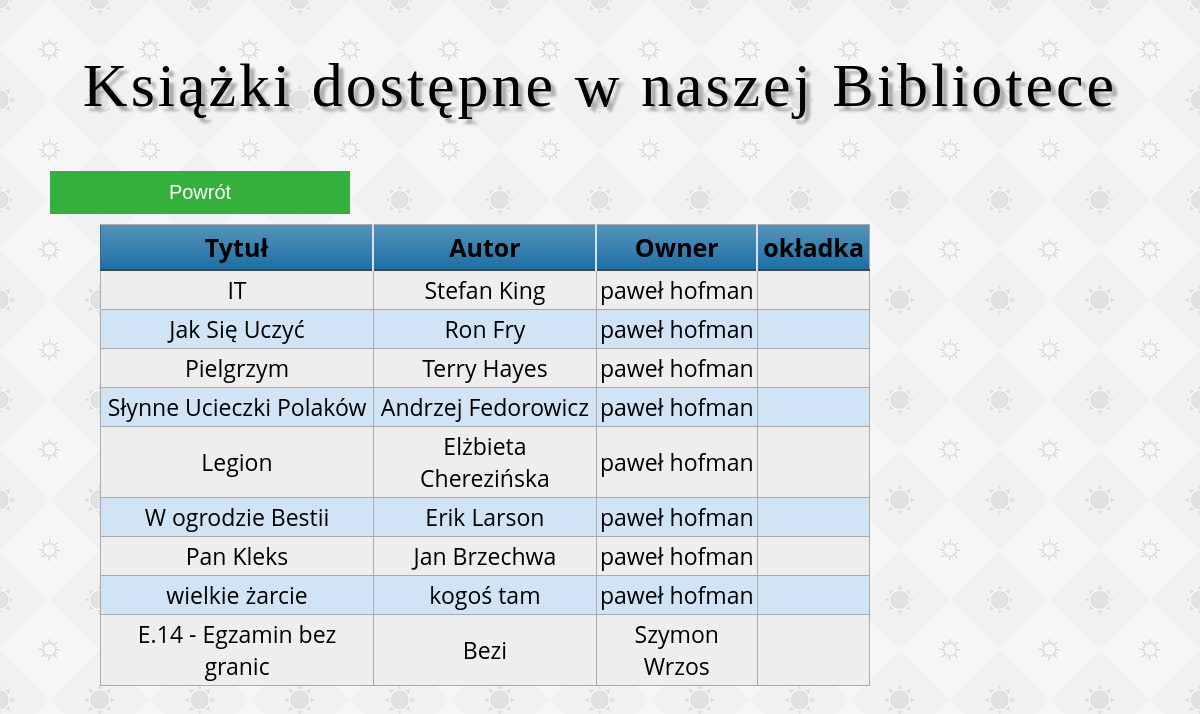
Page /browsebooksOLD.php (signed in) on the committed database.
### tables this page shows
CREATE TABLE `books` (
  `id` int(11) NOT NULL,
  `title` text NOT NULL,
  `author` text NOT NULL,
  `owner` int(11) NOT NULL,
  `label` tinytext NOT NULL
);

CREATE TABLE `users` (
  `id` int(11) NOT NULL,
  `login` text NOT NULL,
  `imie` text NOT NULL,
  `nazwisko` text NOT NULL,
  `mail` text NOT NULL,
  `pass` text NOT NULL
);

### browsebooksOLD.php (the view, shortened to what this page needs)
<?php
require_once "dbase.php";
?>
<!DOCTYPE HTML>
<html lang="pl">
<head>
    <link rel="stylesheet" href="main.css" type="text/css">
</head>
<body>
<div class="main">
            <div class="logo">
            Książki dostępne w naszej Bibliotece
            </div>
            <div id="browse_content">
                    <div id="browse_menue">
                        <form action="biblioteka.php">
                            <input class="menue" type="submit" value="Powrót">
                        </form>
                    </div>
                    <div id="browse_table">
                    <table class="blueTable">
                    <thead>
                        <tr><th>Tytuł</th><th>Autor</th><th>Owner</th><th>okładka</th>  </tr>
                    </thead>
                    <tbody>
                    <?php
                    $owner = $_SESSION['id'];
                    $queryUsers = $db->query("Select * FROM users WHERE id !=$owner" );
                    $users =  $queryUsers->fetchAll();
                    foreach ($users as $user){
                        $id = $user['id'];
                        $imie = $user['imie'];
                        $nazwisko = $user['nazwisko'];
                        $queryBooks = $db->query("Select * FROM books WHERE owner = $id");
                        $books = $queryBooks->fetchAll();
                        foreach ($books as $book){
                            echo "<tr><td>".$book['title']."</td><td>".$book['author']."</td><td>".$imie." ".$nazwisko."</td><td><img src='{$book['label']}' alt='' height='100'></td></tr>";
                        }
                    }
                    ?>
                    </tbody>
                    </table>
                    </div>
           </div>
</div>
</body>
</html>

### main.css (style rules this page uses)
body { background-image: url("img/sun-pattern.png"); margin: auto; padding: 50px; font-family: 'Open Sans', sans-serif; }
.main { margin: auto; text-align: center; }
.logo { font-size: 62px; letter-spacing: 3px; font-family: 'Charm', cursive; text-shadow: 5px 5px 3px #aaaaaa; }
input[type="submit"] { width: 300px; background-color: #36b03c; font-size: 20px; color: white; padding: 15px 10px; margin-top: 20px; border: none; }
input.menue { margin-bottom: 10px; margin-top: 0; padding: 10px; }
table { padding: 0px; float: right; }
table.blueTable { border: 1px solid #1C6EA4; background-color: #EEEEEE; width: 100%; text-align: left; border-collapse: collapse; }
table.blueTable td, table.blueTable th { border: 1px solid #AAAAAA; padding: 3px 2px; }
table.blueTable tbody td { font-size: 23px; text-align: center; }
table.blueTable tr:nth-child(even) { background: #D0E4F5; }
table.blueTable thead { background: #1C6EA4; background: -moz-linear-gradient(top, #5592bb 0%, #327cad 66%, #1C6EA4 100%); background: -webkit-linear-gradient(top, #5592bb 0%, #327cad 66%, #1C6EA4 100%); background: linear-gradient(to bottom, #5592bb 0%, #327cad 66%, #1C6EA4 100%); border-bottom: 2px solid #444444; }
table.blueTable thead th { font-size: 25px; font-weight: 700; text-align: center; padding: 5px; border-left: 2px solid #D0E4F5; }
table.blueTable thead th:first-child { border-left: none; }
#browse_menue { float: left; width: 300px; }
#browse_table { float: left; width: 70%; height: 500px; margin-left: 50px; }
#browse_content { margin-top: 50px; }

### rows in the picture
users: imie "paweł", nazwisko "hofman"
books: title "IT", author "Stefan King"
books: title "Jak Się Uczyć", author "Ron Fry"
books: title "Pielgrzym", author "Terry Hayes"
books: title "Słynne Ucieczki Polaków", author "Andrzej Fedorowicz"
books: title "Legion", author "Elżbieta Cherezińska"
books: title "W ogrodzie Bestii", author "Erik Larson"
books: title "Pan Kleks", author "Jan Brzechwa"
books: title "wielkie żarcie", author "kogoś tam"
users: imie "Szymon", nazwisko "Wrzos"
books: title "E.14 - Egzamin bez granic", author "Bezi"
